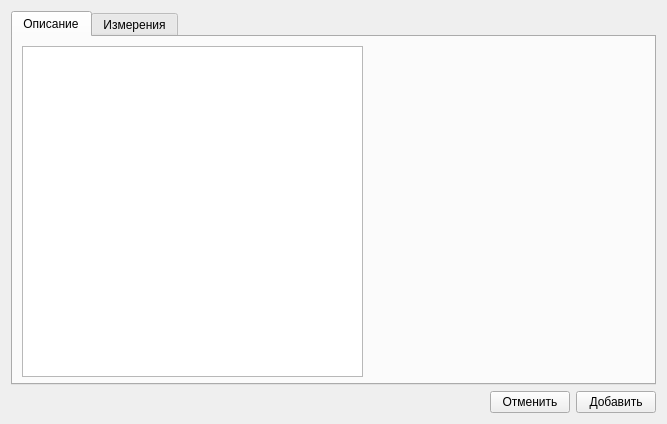
<?xml version="1.0" encoding="UTF-8"?>
<ui version="4.0">
 <class>addMeasureForm</class>
 <widget class="QWidget" name="addMeasureForm">
  <property name="geometry">
   <rect>
    <x>0</x>
    <y>0</y>
    <width>667</width>
    <height>424</height>
   </rect>
  </property>
  <property name="windowTitle">
   <string>Form</string>
  </property>
  <layout class="QGridLayout" name="gridLayout">
   <item row="0" column="0">
    <layout class="QVBoxLayout" name="verticalLayout">
     <item>
      <widget class="QTabWidget" name="measureTabs">
       <property name="currentIndex">
        <number>0</number>
       </property>
       <widget class="QWidget" name="tabHeader">
        <attribute name="title">
         <string>Описание</string>
        </attribute>
        <widget class="QTableView" name="headerTableView">
         <property name="geometry">
          <rect>
           <x>9</x>
           <y>9</y>
           <width>341</width>
           <height>331</height>
          </rect>
         </property>
        </widget>
       </widget>
       <widget class="QWidget" name="tabData">
        <attribute name="title">
         <string>Измерения</string>
        </attribute>
        <widget class="QLabel" name="label">
         <property name="geometry">
          <rect>
           <x>10</x>
           <y>10</y>
           <width>621</width>
           <height>51</height>
          </rect>
         </property>
         <property name="text">
          <string>TextLabel</string>
         </property>
        </widget>
        <widget class="QTableView" name="dataTableView">
         <property name="geometry">
          <rect>
           <x>10</x>
           <y>60</y>
           <width>631</width>
           <height>311</height>
          </rect>
         </property>
        </widget>
       </widget>
      </widget>
     </item>
     <item>
      <layout class="QHBoxLayout" name="horizontalLayout">
       <item>
        <spacer name="horizontalSpacer">
         <property name="orientation">
          <enum>Qt::Horizontal</enum>
         </property>
         <property name="sizeHint" stdset="0">
          <size>
           <width>40</width>
           <height>20</height>
          </size>
         </property>
        </spacer>
       </item>
       <item>
        <widget class="QPushButton" name="cancelButton">
         <property name="text">
          <string>Отменить</string>
         </property>
        </widget>
       </item>
       <item>
        <widget class="QPushButton" name="addButton">
         <property name="text">
          <string>Добавить</string>
         </property>
        </widget>
       </item>
      </layout>
     </item>
    </layout>
   </item>
  </layout>
 </widget>
 <resources/>
 <connections/>
</ui>
